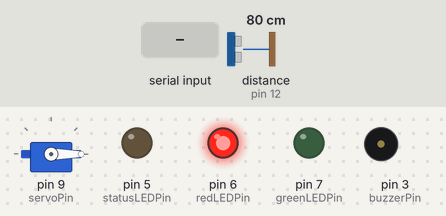
Simulated run of this sketch. Board: Arduino Uno, built with avr-gcc and run on an emulated ATmega328P. Parts: servo, output pins drawn as LEDs (lit = HIGH), buzzer (waves = sounding). The inputs (shaded band) are chosen by the test bench; at power-on: distance to the obstacle (sensor on pin 12) 80 cm. The echo pulse lasts 58.3 µs per cm; pins used as bus, display or sensor lines are not drawn; what the sketch prints to the serial monitor is not drawn.

Above: at 1.2 s.
1.3 s: "A\n" received over Serial
At 1.42 s:
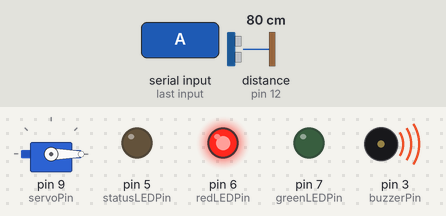
3.3 s: distance to the obstacle (sensor on pin 12) set to 12 cm
4.8 s: distance to the obstacle (sensor on pin 12) set to 9 cm
At 5.6 s:
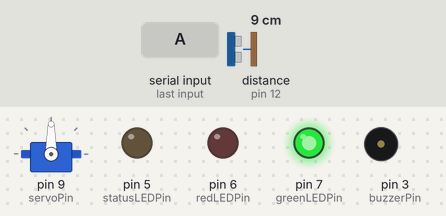
6.4 s: "M\n" received over Serial
At 6.57 s:
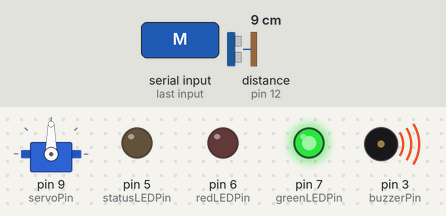
9.4 s: "X\n" received over Serial
At 11.6 s:
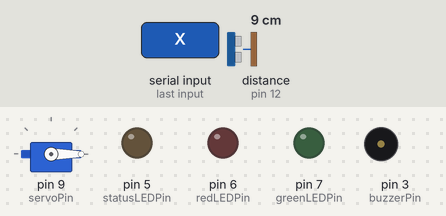
12.4 s: "P\n" received over Serial
At 14.6 s:
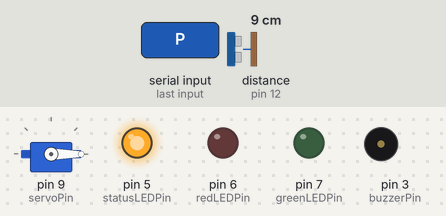
Timing chart, 0 to 16.1 s (numbered marks = the images above; inputs shaded):
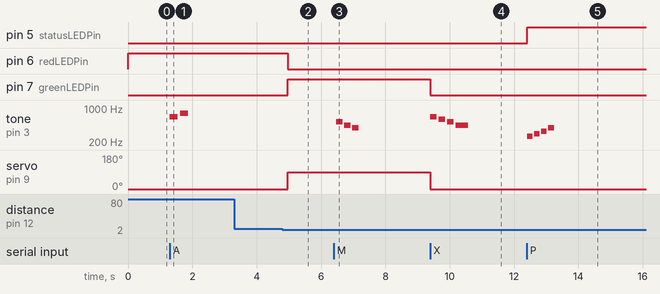

Measured:
- the behaviour switches between 11 and 10 cm on distance to the obstacle (sensor on pin 12) (found by bisection; images 1 and 2)
- after the input at 1.3 s, tone on pin 3 (buzzerPin): silent → 659 Hz at once, → silent 0.25 s later, → 784 Hz 0.07 s later, → silent 0.25 s later
- after the input at 3.3 s, every drawn part: stays the same
- after the input at 4.8 s, pin 6 (redLEDPin): HIGH → LOW after 0.17 s; pin 7 (greenLEDPin): LOW → HIGH after 0.17 s; servo on pin 9 (servoPin): 0° → 90° after 0.17 s
- after the input at 6.4 s, tone on pin 3 (buzzerPin): plays 523 Hz for 0.20 s, 440 Hz for 0.20 s, 392 Hz for 0.20 s, starting after 0.07 s
- after the input at 9.4 s, pin 7 (greenLEDPin): HIGH → LOW at once; tone on pin 3 (buzzerPin): plays 659 Hz for 0.20 s, 587 Hz for 0.20 s, 523 Hz for 0.20 s, 440 Hz for 0.40 s, starting at once; servo on pin 9 (servoPin): 90° → 0° at once
- after the input at 12.4 s, pin 5 (statusLEDPin): LOW → HIGH at once; tone on pin 3 (buzzerPin): plays 262 Hz for 0.18 s, 294 Hz for 0.18 s, 330 Hz for 0.18 s, 392 Hz for 0.18 s, starting at once

The sketch:

Ultrasonic_Gate.ino
```cpp
#include <Servo.h>

const int trigPin = 11;
const int echoPin = 12;
const int servoPin = 9;
const int buzzerPin = 3;

const int redLEDPin = 6;
const int greenLEDPin = 7;
const int statusLEDPin = 5;

#define SOUND_VELOCITY 0.034
#define OPEN_ANGLE 90
#define CLOSE_ANGLE 0

long duration;
float distanceCm;
int threshold = 10;

Servo gateServo;
bool isGateOpen = false;
bool isAutoMode = false;
bool isSystemActive = true;

bool lastAuto = false;
bool lastManual = false;

void setup() {
  Serial.begin(9600);
  pinMode(trigPin, OUTPUT);
  pinMode(echoPin, INPUT);

  pinMode(redLEDPin, OUTPUT);
  pinMode(greenLEDPin, OUTPUT);
  pinMode(statusLEDPin, OUTPUT);
  pinMode(buzzerPin, OUTPUT);

  gateServo.attach(servoPin);
  closeGate();
  digitalWrite(statusLEDPin, LOW);

  Serial.println("Systém pripravený.");
}

void loop() {
  if (Serial.available()) {
    String input = "";
    while (Serial.available()) {
      char ch = Serial.read();
      if (ch == '\n') break;
      input += ch;
    }
    input.trim();

    Serial.print("📥 Prijatý príkaz: >");
    Serial.print(input);
    Serial.println("<");

    if (input.startsWith("T")) {
      String numPart = input.substring(1);
      Serial.print("➡️ Čítam threshold: ");
      Serial.println(numPart);
      threshold = numPart.toInt();
      Serial.print("✅ Threshold nastavený na: ");
      Serial.println(threshold);
      playTick();
    }
    else if (input == "A") {
      isSystemActive = true;
      isAutoMode = true;
      Serial.println("Automatický režim zapnutý");
      if (!lastAuto) {
        playAutoModeSound();
        lastAuto = true;
        lastManual = false;
      }
    }
    else if (input == "M") {
      isSystemActive = true;
      isAutoMode = false;
      Serial.println("Manuálny režim zapnutý");
      if (!lastManual) {
        playManualModeSound();
        lastManual = true;
        lastAuto = false;
      }
    }
    else if (input == "S") {
      isAutoMode = false;
      closeGate();
      playStopMonitoringSound();  // 🆕 Nový zvuk pri stopnutí monitorovania
      Serial.println("Monitorovanie zastavené príkazom STOP");
    }
    else if (input == "O" && isSystemActive && !isAutoMode) {
      openGate();
      Serial.println("Brána otvorená (manuálne)");
      playTick();
    }
    else if (input == "C" && isSystemActive && !isAutoMode) {
      closeGate();
      Serial.println("Brána zatvorená (manuálne)");
      playTick();
    }
    else if (input == "X") {
      isSystemActive = false;
      isAutoMode = false;
      shutdownSystem();
      playShutdownSound();  // 🆕 Nová "game over" melódia
      Serial.println("Systém deaktivovaný príkazom CLOSE");
    }
    else if (input == "P") {
      digitalWrite(statusLEDPin, HIGH);
      playStartupSound();
      Serial.println("Pripojenie nadviazané – LED ON");
    }
  }

  if (isSystemActive && isAutoMode) {
    digitalWrite(trigPin, LOW);
    delayMicroseconds(2);
    digitalWrite(trigPin, HIGH);
    delayMicroseconds(10);
    digitalWrite(trigPin, LOW);

    duration = pulseIn(echoPin, HIGH);
    distanceCm = duration * SOUND_VELOCITY / 2;

    Serial.print("Vzdialenosť: ");
    Serial.print(distanceCm);
    Serial.println(" cm");

    if (distanceCm < 3.0) {
      playWarningMelody();
    }

    if (distanceCm < threshold && !isGateOpen) {
      openGate();
      Serial.println("Brána otvorená (automaticky)");
    }
    else if (distanceCm > threshold + 1 && isGateOpen) {
      closeGate();
      Serial.println("Brána zatvorená (automaticky)");
    }

    delay(500);
  }
}

// === Pomocné funkcie ===

void openGate() {
  gateServo.write(OPEN_ANGLE);
  isGateOpen = true;
  digitalWrite(redLEDPin, LOW);
  digitalWrite(greenLEDPin, HIGH);
}

void closeGate() {
  gateServo.write(CLOSE_ANGLE);
  isGateOpen = false;
  digitalWrite(greenLEDPin, LOW);
  digitalWrite(redLEDPin, HIGH);
}

void shutdownSystem() {
  gateServo.write(CLOSE_ANGLE);
  digitalWrite(greenLEDPin, LOW);
  digitalWrite(redLEDPin, LOW);
  digitalWrite(statusLEDPin, LOW);
}

// === Zvukové upozornenia ===

void playWarningMelody() {
  int melody[] = { 784, 659, 880, 988 }; // G5, E5, A5, B5
  int durations[] = { 150, 150, 150, 300 };

  for (int i = 0; i < 4; i++) {
    tone(buzzerPin, melody[i]);
    delay(durations[i]);
    noTone(buzzerPin);
    delay(50);
  }
}

void playManualModeSound() {
  int melody[] = { 523, 440, 392 }; // C5, A4, G4
  int duration = 200;
  for (int i = 0; i < 3; i++) {
    tone(buzzerPin, melody[i]);
    delay(duration);
    noTone(buzzerPin);
    delay(50);
  }
}

void playAutoModeSound() {
  int melody[] = { 659, 784 }; // E5, G5
  int duration = 250;
  for (int i = 0; i < 2; i++) {
    tone(buzzerPin, melody[i]);
    delay(duration);
    noTone(buzzerPin);
    delay(70);
  }
}

void playStartupSound() {
  int melody[] = { 262, 294, 330, 392 }; // C4, D4, E4, G4
  for (int i = 0; i < 4; i++) {
    tone(buzzerPin, melody[i]);
    delay(180);
    noTone(buzzerPin);
    delay(40);
  }
}

void playShutdownSound() {
  int melody[] = { 659, 587, 523, 440 }; // E5, D5, C5, A4 (game over štýl)
  int durations[] = { 200, 200, 200, 400 };

  for (int i = 0; i < 4; i++) {
    tone(buzzerPin, melody[i]);
    delay(durations[i]);
    noTone(buzzerPin);
    delay(60);
  }
}

void playStopMonitoringSound() {
  int melody[] = { 392, 330, 294, 262 }; // G4, E4, D4, C4
  for (int i = 0; i < 4; i++) {
    tone(buzzerPin, melody[i]);
    delay(160);
    noTone(buzzerPin);
    delay(40);
  }
}

void playTick() {
  tone(buzzerPin, 1046); // C6
  delay(100);
  noTone(buzzerPin);
}
```
